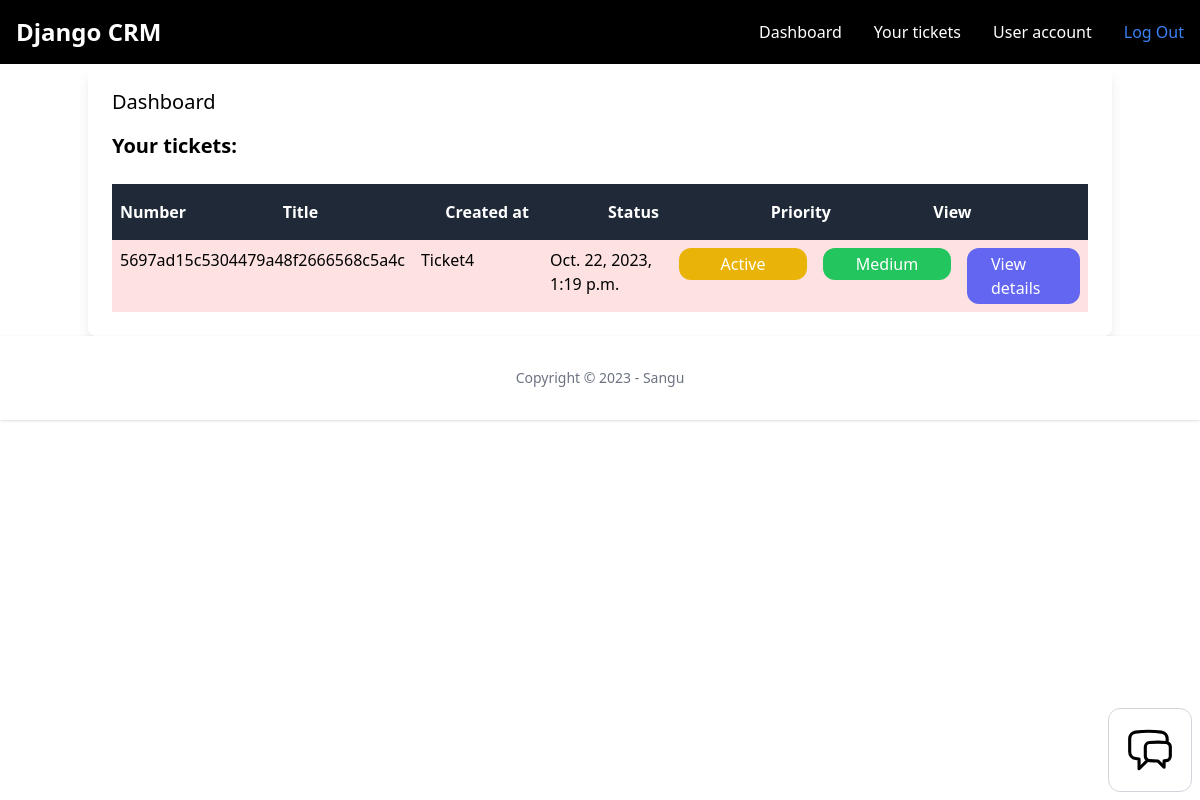
/ (signed in), run on an earlier commit of the app's database.
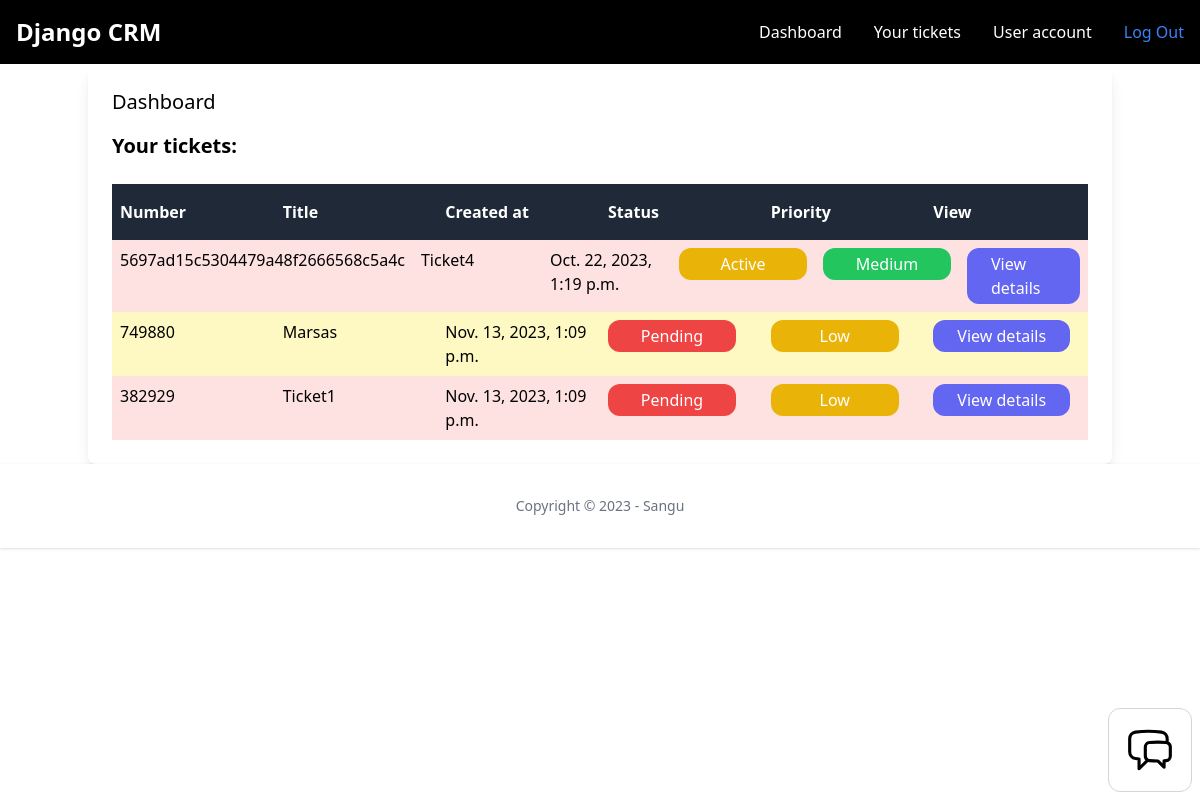
And on a later commit of the database.
### ticket/models.py (models this page shows, shortened)
class Ticket(models.Model):
    ACTIVE = 'active'
    COMPLETED = 'completed'
    PENDING = 'pending'
    CHOICES_STATUS = (
        (ACTIVE, 'Active'),
        (COMPLETED, 'Completed'),
        (PENDING, 'Pending'),
    )
    LOW = 'low'
    MEDIUM = 'medium'
    HIGH = 'high'
    CHOICES_PRIORITY = (
        (LOW, 'Low'),
        (MEDIUM, 'Medium'),
        (HIGH, 'High'),
    )
    ticket_number = models.CharField(max_length=15, unique=True)
    title = models.CharField(max_length=100)
    description = models.TextField(blank=True, null=True)
    created_by = models.ForeignKey(User, related_name='tickets', on_delete=models.CASCADE)
    created_at = models.DateTimeField(auto_now_add=True)
    modified_at = models.DateTimeField(auto_now=True)
    assign_to = models.ForeignKey(User, on_delete=models.DO_NOTHING, null=True, blank=True)
    is_resolved = models.BooleanField(default=False)
    accepted_at = models.DateTimeField(null=True, blank=True)
    closed_at = models.DateTimeField(null=True, blank=True)
    status = models.CharField(max_length=15, choices=CHOICES_STATUS, default=PENDING)
    priority = models.CharField(max_length=15, choices=CHOICES_PRIORITY, default=MEDIUM)

### app/views.py (the view, shortened to what this page needs)
# urls.py: path('', index, name='index'),
def index(request):
    if request.user.is_authenticated:
        if request.user.is_customer:
            tickets = Ticket.objects.filter(created_by=request.user, is_resolved=False)[0:5]
            return render(request, 'dashboard/dashboard.html', {
                'tickets': tickets,
            })
    else:
        return redirect('/log-in')

### chat/context_processors.py (called while the page is built)
def chat_waiting(request):
    waiting_chat = Room.objects.filter(status='waiting')
    return {'waiting_chat': waiting_chat}

### team/context_processors.py (called while the page is built)
def active_team(request):
    if request.user.is_authenticated:
        if request.user.userprofile.active_team:
            active_team = request.user.userprofile.active_team
        else:
            active_team = Team.objects.filter(created_by=request.user)[0]
    else:
        active_team = None
    return {'active_team': active_team}

### ticket/context_processors.py (called while the page is built)
def pending_tickets(request):
    pending_tickets = 0
    if request.user.is_authenticated:
        if request.user.is_manager:
            pending_tickets = Ticket.objects.filter(status='pending')
        else:
            pending_tickets = pending_tickets
    else:
        pending_tickets = pending_tickets
    return {'pending_tickets': pending_tickets}

def workspace_tickets(request):
    if request.user.is_authenticated:
        workspace_tickets = Ticket.objects.filter(assign_to=request.user, is_resolved=False)
    else:
        workspace_tickets = 0
    return {'workspace_tickets': workspace_tickets}

### dashboard/templates/dashboard/dashboard.html (shortened to what the changed rows need)
{% extends 'app/base.html'  %}
{% block content %}
{% if request.user.is_manager %}
<div class="container mx-auto shadow-lg rounded-lg py-6 px-6">
    <h1 class="mb-4 text-xl">Dashboard</h1>
    <h1 class="text-xl font-semibold">Pending chats:</h1>
    <div class="grid grid-cols-4 gap-4">
        {% for room in rooms %}
        <div class="p-4 rounded-xl {% if room.status == 'waiting' %}bg-red-100{% elif room.status == 'active' %}bg-yellow-100{% else %}bg-gray-100{% endif %}">
            <h3 class="mb-4 text-lg">Chat</h3>
            <p>
                <b>Started: </b>{{ room.created_at|timesince }} ago<br>
                <b>ID: </b>{{ room.uuid }}<br>
                <b>Name: </b>{{ room.client }}<br>
                <b>Status: </b>{{ room.get_status_display }}<br>
                <b>Agent: </b>{% firstof room.agent.username 'None' %}<br>
                <b>User: </b>{{ room.chat_user }}<br>
            </p>
            <a href="{% url 'chat:room' room.uuid %}" class="mt-4 inline-block py-2 px-4 rounded-xl bg-green-500 text-white">Join</a>
        </div>
        {% empty %}
        <p>No chat rooms pending</p>
        {% endfor %}
    </div>
    <hr class="my-4">
    <div class="container mx-auto shadow-lg rounded-lg py-6 px-6">
        <h1 class="text-xl font-semibold">Your tickets:</h1>
        <div class="mt-6 flex justify-between">
            <p class="py-4 px-2 bg-gray-800 font-semibold w-full text-white">Number</p>
            <p class="py-4 px-2 bg-gray-800 font-semibold w-full text-white">Title</p>
            <p class="py-4 px-2 bg-gray-800 font-semibold w-full text-white">Created at</p>
            <p class="py-4 px-2 bg-gray-800 font-semibold w-full text-white">Status</p>
            <p class="py-4 px-2 bg-gray-800 font-semibold w-full text-white">Priority</p>
            <p class="py-4 px-2 bg-gray-800 font-semibold w-full text-white">View</p>
        </div>
        {% for ticket in tickets %}
        <div class="flex justify-between">
            <p class="py-2 px-2 w-full {% cycle 'bg-red-100' 'bg-amber-100' %}">
                {{ ticket.ticket_number }}
            </p>
            <p class="py-2 px-2 w-full {% cycle 'bg-red-100' 'bg-yellow-100' %}">
                {{ ticket.title }}
            </p>
            <p class="py-2 px-2 w-full {% cycle 'bg-red-100' 'bg-yellow-100' %}">
                {{ ticket.created_at }}
            </p>
            <p class="py-2 px-2 w-full {% cycle 'bg-red-100' 'bg-yellow-100' %}">
                {% if ticket.status == 'active' %}
                <span class="inline-block py-1 px-6 bg-yellow-500 rounded-xl text-white w-32 text-center">{{ ticket.get_status_display }}</span>
                {% elif ticket.status == 'completed' %}
                <span class="inline-block py-1 px-6 bg-black rounded-xl text-white w-32 text-center">{{ ticket.get_status_display }}</span>
                {% elif ticket.status == 'pending' %}
                <span class="inline-block py-1 px-6 bg-red-500 rounded-xl text-white w-32 text-center">{{ ticket.get_status_display }}</span>
                {% endif %}
            </p>
            <p class="py-2 px-2 w-full {% cycle 'bg-red-100' 'bg-yellow-100' %}">
                {% if ticket.priority == 'low' %}
                <span class="inline-block py-1 px-6 bg-yellow-500 rounded-xl text-white w-32 text-center">{{ ticket.get_priority_display }}</span>
                {% elif ticket.priority == 'medium' %}
                <span class="inline-block py-1 px-6 bg-green-500 rounded-xl text-white w-32 text-center">{{ ticket.get_priority_display }}</span>
                {% elif ticket.priority == 'high' %}
                <span class="inline-block py-1 px-6 bg-red-500 rounded-xl text-white w-32 text-center">{{ ticket.get_priority_display }}</span>
                {% endif %}
            </p>
            <p class="py-2 px-2 w-full {% cycle 'bg-red-100' 'bg-yellow-100' %}">
                <a href="{% url 'tickets:detail' ticket.id %}" class="inline-block py-1 px-6 bg-indigo-500 rounded-xl text-white">View details</a>
            </p>
        </div>
        {% empty %}
        <p>You have no tickets</p>
        {% endfor %}
    </div>
    <hr class="my-4">
    <div class="container mx-auto shadow-lg rounded-lg py-6 px-6">
        <h1 class="text-xl font-semibold">Latest leads:</h1>
        {% if leads %}
        <div class="mt-6 flex justify-between">
            <p class="py-4 px-2 bg-gray-800 font-semibold w-full text-white">Name</p>
            <p class="py-4 px-2 bg-gray-800 font-semibold w-full text-white">Email</p>
            <p class="py-4 px-2 bg-gray-800 font-semibold w-full text-white">Phone</p>
            <p class="py-4 px-2 bg-gray-800 font-semibold w-full text-white">Created by</p>
            <p class="py-4 px-2 bg-gray-800 font-semibold w-full text-white">Priority</p>
            <p class="py-4 px-2 bg-gray-800 font-semibold w-full text-white">Status</p>
            <p class="py-4 px-2 bg-gray-800 font-semibold w-full text-white">Is client</p>
            <p class="py-4 px-2 bg-gray-800 font-semibold w-full text-white">View</p>
            <p class="py-4 px-2 bg-gray-800 font-semibold w-full text-white">Edit</p>
        </div>
        {% for lead in leads %}
        <div class="flex justify-between">
            <p class="py-2 px-2 w-full {% cycle 'bg-red-100' 'bg-yellow-100' %}">
                {{ lead.name }}
            </p>
            <p class="py-2 px-2 w-full {% cycle 'bg-red-100' 'bg-yellow-100' %}">
                {{ lead.email }}
            </p>
            <p class="py-2 px-2 w-full {% cycle 'bg-red-100' 'bg-yellow-100' %}">
                {{ lead.phone }}
            </p>
            <p class="py-2 px-2 w-full {% cycle 'bg-red-100' 'bg-yellow-100' %}">
                {{ lead.created_by }}
            </p>
            <p class="py-2 px-2 w-full {% cycle 'bg-red-100' 'bg-yellow-100' %}">
                {% if lead.priority == 'low' %}
                <span class="inline-block py-1 px-6 bg-yellow-500 rounded-xl text-white w-32 text-center">{{ lead.get_priority_display }}</span>
                {% elif lead.priority == 'medium' %}
                <span class="inline-block py-1 px-6 bg-green-500 rounded-xl text-white w-32 text-center">{{ lead.get_priority_display }}</span>
                {% elif lead.priority == 'high' %}
                <span class="inline-block py-1 px-6 bg-red-500 rounded-xl text-white w-32 text-center">{{ lead.get_priority_display }}</span>
                {% endif %}
            </p>
            <p class="py-2 px-2 w-full {% cycle 'bg-red-100' 'bg-yellow-100' %}">
                {% if lead.status == 'new' %}
                <span class="inline-block py-1 px-6 bg-yellow-500 rounded-xl text-white w-32 text-center">{{ lead.get_status_display }}</span>
                {% elif lead.status == 'contacted' %}
                <span class="inline-block py-1 px-6 bg-green-500 rounded-xl text-white w-32 text-center">{{ lead.get_status_display }}</span>
                {% elif lead.status == 'won' %}
                <span class="inline-block py-1 px-6 bg-blue-500 rounded-xl text-white w-32 text-center">{{ lead.get_status_display }}</span>
                {% elif lead.status == 'lost' %}
                <span class="inline-block py-1 px-6 bg-black rounded-xl text-white w-32 text-center">{{ lead.get_status_display }}</span>
                {% endif %}
            </p>
            <p class="py-2 px-2 w-full {% cycle 'bg-red-100' 'bg-yellow-100' %}">
                {% if lead.is_client %}
                <span class="inline-block py-1 px-6 bg-indigo-800 rounded-xl text-white">True</span>
                {% endif %}
            </p>
            <p class="py-2 px-2 w-full {% cycle 'bg-red-100' 'bg-yellow-100' %}">
                <a href="{% url 'leads:detail' lead.id %}" class="inline-block py-1 px-6 bg-indigo-500 rounded-xl text-white">View details</a>
            </p>
            <p class="py-2 px-2 w-full {% cycle 'bg-red-100' 'bg-yellow-100' %}">
                <a href="{% url 'leads:edit' lead.id %}" class="inline-block py-1 px-6 bg-red-500 rounded-xl text-white">Edit</a>
            </p>
        </div>
        {% endfor %}
        {% else %}
        <p class="mt-6 px-2">There are no leads in the database yet...</p>
        {% endif %}
    </div>
    <hr class="my-4">
    <div class="container mx-auto shadow-lg rounded-lg py-6 px-6">
        <h1 class="text-xl font-semibold">Latest clients:</h1>
        {% if clients %}
        <div class="mt-6 flex justify-between">
            <p class="py-4 px-2 bg-gray-800 font-semibold w-full text-white">Name</p>
            <p class="py-4 px-2 bg-gray-800 font-semibold w-full text-white">Email</p>
            <p class="py-4 px-2 bg-gray-800 font-semibold w-full text-white">Phone</p>
            <p class="py-4 px-2 bg-gray-800 font-semibold w-full text-white">Created by</p>
            <p class="py-4 px-2 bg-gray-800 font-semibold w-full text-white">View</p>
            <p class="py-4 px-2 bg-gray-800 font-semibold w-full text-white">Edit</p>
        </div>
        {% for client in clients %}
        <div class="flex justify-between">
            <p class="py-2 px-2 w-full {% cycle 'bg-red-100' 'bg-yellow-100' %}">
                {{ client.name }}
            </p>
            <p class="py-2 px-2 w-full {% cycle 'bg-red-100' 'bg-yellow-100' %}">
                {{ client.email }}
            </p>
            <p class="py-2 px-2 w-full {% cycle 'bg-red-100' 'bg-yellow-100' %}">
                {{ client.phone }}
            </p>
            <p class="py-2 px-2 w-full {% cycle 'bg-red-100' 'bg-yellow-100' %}">
                {{ client.created_by }}
            </p>
            <p class="py-2 px-2 w-full {% cycle 'bg-red-100' 'bg-yellow-100' %}">
                <a href="{% url 'clients:detail' client.id %}" class="inline-block py-1 px-6 bg-indigo-500 rounded-xl text-white">View details</a>
            </p>
            <p class="py-2 px-2 w-full {% cycle 'bg-red-100' 'bg-yellow-100' %}">
                <a href="{% url 'clients:edit' client.id %}" class="inline-block py-1 px-6 bg-red-500 rounded-xl text-white">Edit</a>
            </p>
        </div>
        {% endfor %}
        {% else %}
        <p class="mt-6 px-2">There are no clients in the database yet...</p>
        {% endif %}
    </div>
</div>
{% elif request.user.is_customer %}
<div class="container mx-auto shadow-lg rounded-lg py-6 px-6">
    <h1 class="mb-4 text-xl">Dashboard</h1>
    <h1 class="text-xl font-semibold">Your tickets:</h1>
    {% for ticket in tickets %}
    <div class="flex justify-between">
        <p class="py-2 px-2 w-full {% cycle 'bg-red-100' 'bg-yellow-100' %}">
            {{ ticket.ticket_number }}
        </p>
        <p class="py-2 px-2 w-full {% cycle 'bg-red-100' 'bg-yellow-100' %}">
            {{ ticket.title }}
        </p>
        <p class="py-2 px-2 w-full {% cycle 'bg-red-100' 'bg-yellow-100' %}">
            {{ ticket.created_at }}
        </p>
        <p class="py-2 px-2 w-full {% cycle 'bg-red-100' 'bg-yellow-100' %}">
            {% if ticket.status == 'active' %}
            <span class="inline-block py-1 px-6 bg-yellow-500 rounded-xl text-white w-32 text-center">{{ ticket.get_status_display }}</span>
            {% elif ticket.status == 'completed' %}
            <span class="inline-block py-1 px-6 bg-black rounded-xl text-white w-32 text-center">{{ ticket.get_status_display }}</span>
            {% elif ticket.status == 'pending' %}
            <span class="inline-block py-1 px-6 bg-red-500 rounded-xl text-white w-32 text-center">{{ ticket.get_status_display }}</span>
            {% endif %}
        </p>
        <p class="py-2 px-2 w-full {% cycle 'bg-red-100' 'bg-yellow-100' %}">
            {% if ticket.priority == 'low' %}
            <span class="inline-block py-1 px-6 bg-yellow-500 rounded-xl text-white w-32 text-center">{{ ticket.get_priority_display }}</span>
            {% elif ticket.priority == 'medium' %}
            <span class="inline-block py-1 px-6 bg-green-500 rounded-xl text-white w-32 text-center">{{ ticket.get_priority_display }}</span>
            {% elif ticket.priority == 'high' %}
            <span class="inline-block py-1 px-6 bg-red-500 rounded-xl text-white w-32 text-center">{{ ticket.get_priority_display }}</span>
            {% endif %}
        </p>
        <p class="py-2 px-2 w-full {% cycle 'bg-red-100' 'bg-yellow-100' %}">
            <a href="{% url 'tickets:detail' ticket.id %}" class="inline-block py-1 px-6 bg-indigo-500 rounded-xl text-white">View details</a>
        </p>
    </div>
    {% empty %}
    <p>You have no tickets</p>
    {% endfor %}
</div>
{% endif %}
{% endblock %}

What changed in the data, as far as the page shows it:
added Ticket: ticket_number "749880", title "Marsas", created_at "Nov. 13, 2023, 1:09 p.m.", status "Pending", priority "Low"
added Ticket: ticket_number "382929", title "Ticket1", created_at "Nov. 13, 2023, 1:09 p.m.", status "Pending", priority "Low"
